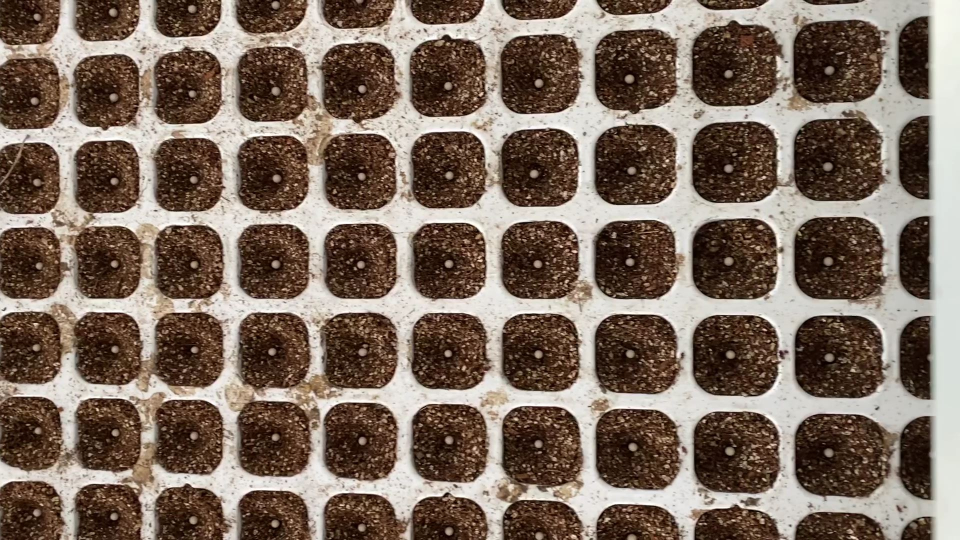
#> input picture images/example.jpg, 1920 x 1080 px (shown at 1/2 size)
$ python example.py
#> lines starting #> are read from the running program, lines starting #| are printed output that depends on the picture; after the words box and inside, x2 and y2 are one past the last pixel; in counts of white or black regions, pixels touching at a corner belong together
from scipy.spatial.distance import euclidean
from imutils import perspective
from imutils import contours
import numpy as np
import imutils
import cv2

# Function to show array of images (intermediate results)
def show_images(images):
    for i, img in enumerate(images):
        cv2.imshow("image_" + str(i), img)
    cv2.waitKey(0)
    cv2.destroyAllWindows()

# Use image path
img_path = "../images/example.jpg"

# Read image and preprocess
image = cv2.imread(img_path)
#> image is the input picture: shape (1080, 1920, 3); mean B, G, R 93.7, 106.2, 123.4

# gray
gray = cv2.cvtColor(image, cv2.COLOR_BGR2GRAY)
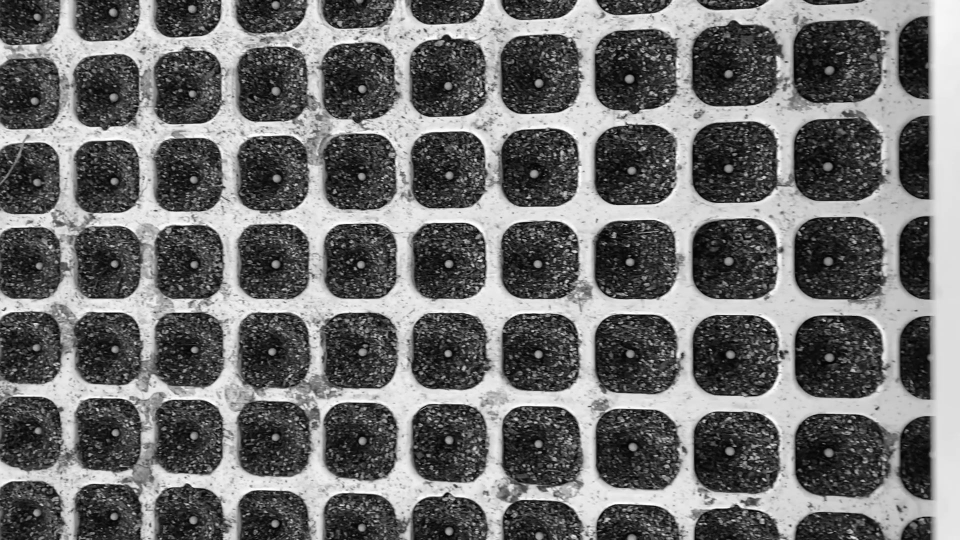
#> gray: shape (1080, 1920) (shown at 1/2 size); min 1, max 255, mean 109.9
show_images([gray])
#> the loop in show_images, `for i, img in enumerate(images):` made 1 pass

# create a CLAHE object (Arguments are optional).
clahe = cv2.createCLAHE(clipLimit=2.0, tileGridSize=(8,8))
claheApplied = clahe.apply(gray)
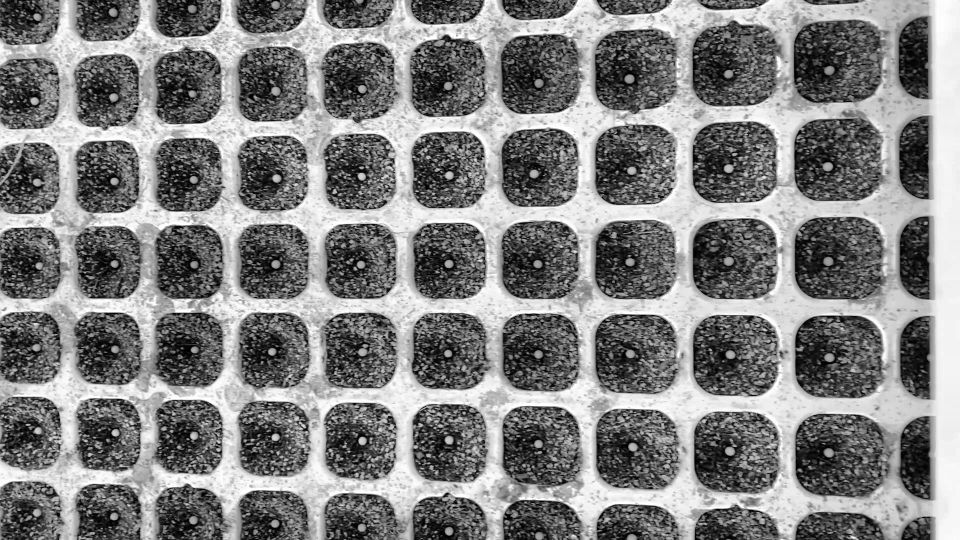
#> claheApplied: shape (1080, 1920) (shown at 1/2 size); min 0, max 255, mean 128.5
show_images([claheApplied])
#> the loop in show_images (call 2), `for i, img in enumerate(images):` made 1 pass

# equalizeHist
#equalizeHist = cv2.equalizeHist(gray)
#show_images([equalizeHist])

# blur
BLUR_SIZE = 25
blur = cv2.GaussianBlur(claheApplied, (BLUR_SIZE, BLUR_SIZE), 0)
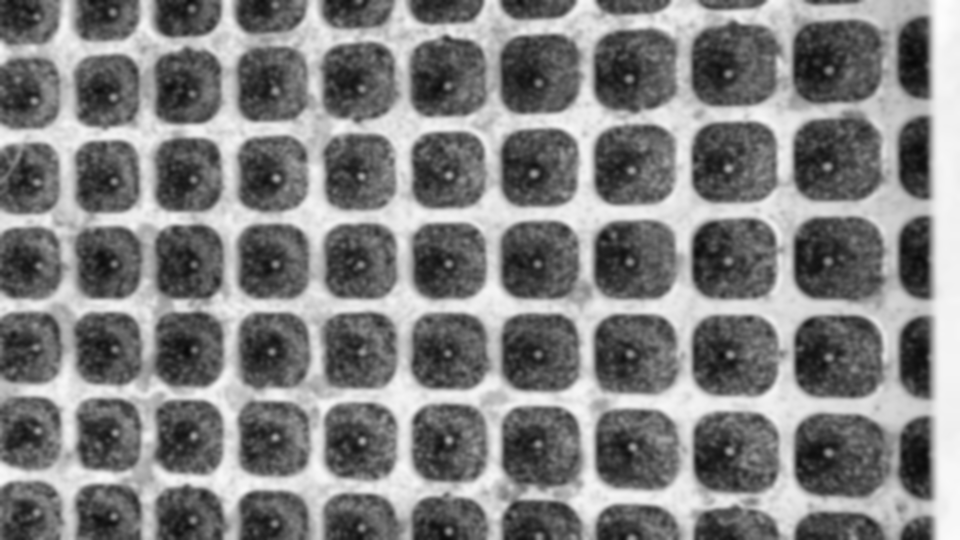
#> blur: shape (1080, 1920) (shown at 1/2 size); min 8, max 253, mean 128.5
show_images([blur])

# canny
CANNY_THRESHOLD_1 = 25
CANNY_THRESHOLD_2 = 50
canny = cv2.Canny(blur, CANNY_THRESHOLD_1, CANNY_THRESHOLD_2)
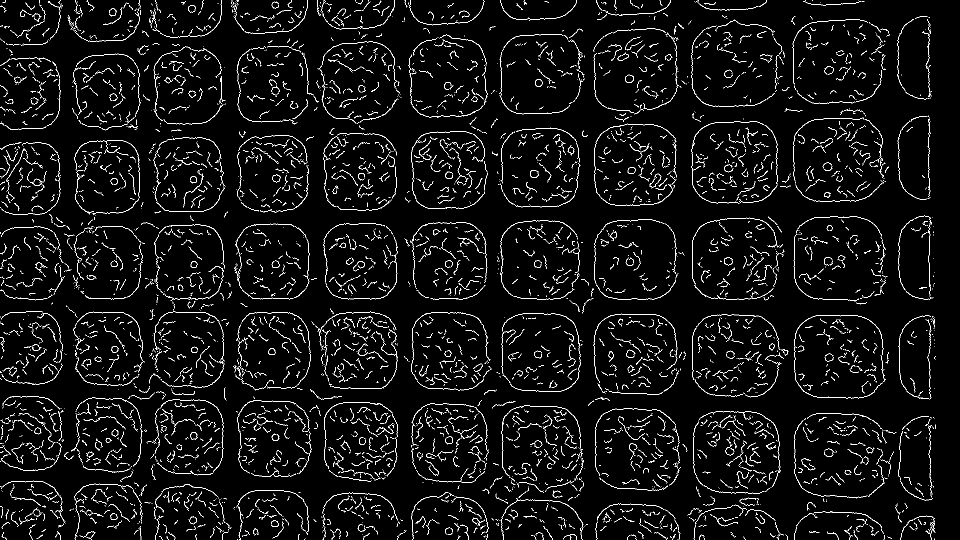
#> canny: shape (1080, 1920) (shown at 1/2 size); 4.2% white in thin lines or dots
show_images([canny])

# dilate
dilate = cv2.dilate(canny, None, iterations=5)
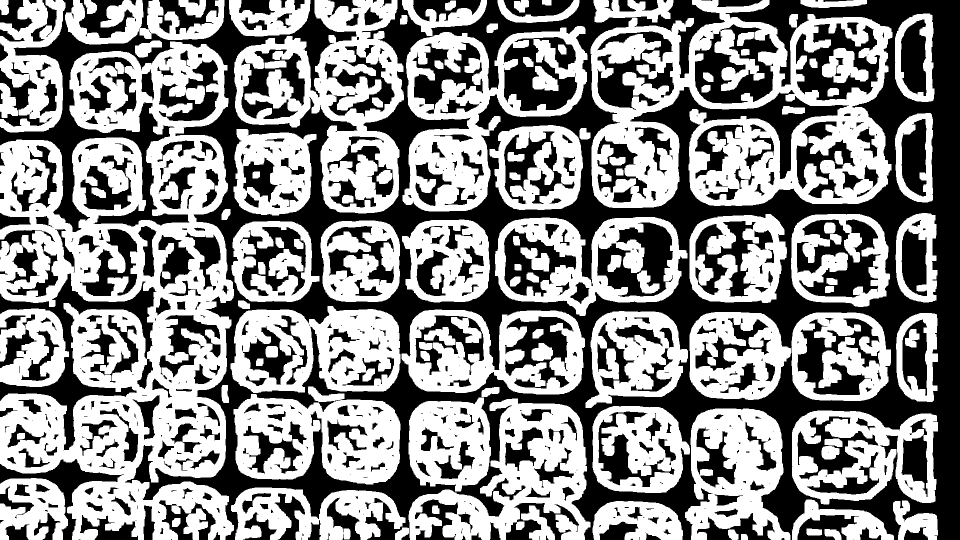
#> dilate: shape (1080, 1920) (shown at 1/2 size); 54.4% white; 713 black regions (275 under 20 px), largest, box (x1, y1, x2, y2) and area: (0, 0, 1920, 1080) 459249, (0, 547, 313, 901) 19944, (1594, 439, 1761, 595) 13117
show_images([dilate])

# erode
erode = cv2.erode(dilate, None, iterations=5)
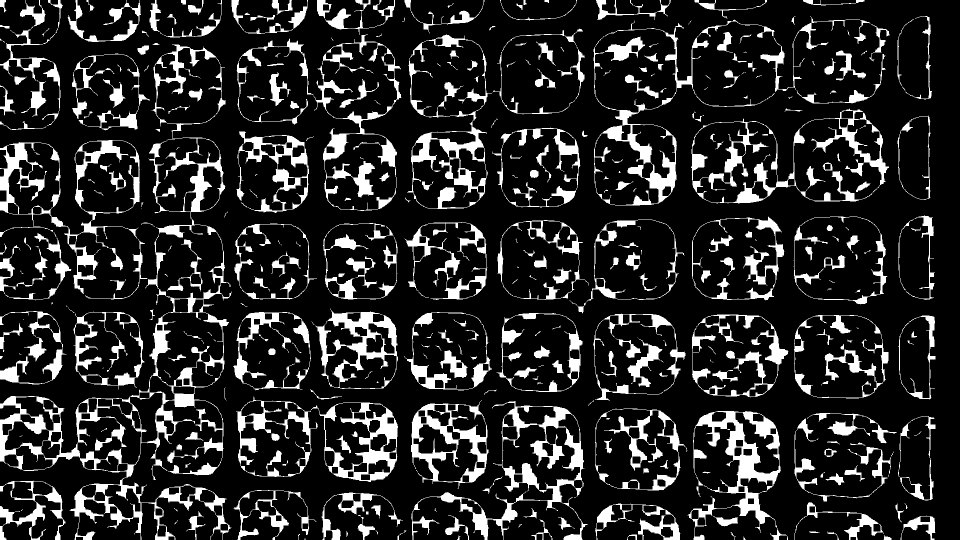
#> erode: shape (1080, 1920) (shown at 1/2 size); 16.1% white; 463 white regions (146 under 20 px)
show_images([erode])

# Find contours
cnts = cv2.findContours(erode.copy(), cv2.RETR_EXTERNAL, cv2.CHAIN_APPROX_SIMPLE)
#> cnts = 381 contours, 182 with area under 20; largest, box (x1, y1, x2, y2) and area: (0, 88, 463, 1080) 94248, (1382, 217, 1778, 407) 42869, (1588, 630, 1777, 797) 26856, (1188, 41, 1418, 411) 26102, (1384, 433, 1569, 601) 25744
cnts = imutils.grab_contours(cnts)

# Sort contours from left to right as leftmost contour is reference object
(cnts, _) = contours.sort_contours(cnts)

# Draw contours
cv2.drawContours(image, cnts, -1, (0,255,0), 3)
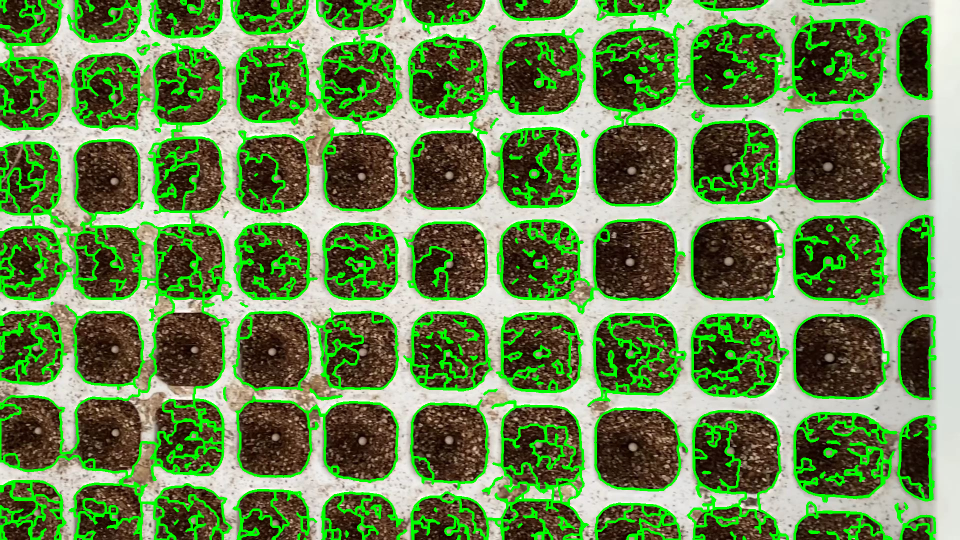
#> image: shape (1080, 1920, 3) (shown at 1/2 size); 17.27% of pixels changed, all inside (x1, y1, x2, y2) = (0, 0, 1873, 1080)
show_images([image])

# Draw remaining contours
for cnt in cnts:
    boundingRect = cv2.boundingRect(cnt)

    # Calculate area
    CONTOUR_AREA_MIN_THRESHOLD = 10000
    CONTOUR_AREA_MAX_THRESHOLD = 50000
    area = boundingRect[2] * boundingRect[3]
    if CONTOUR_AREA_MIN_THRESHOLD < area and area < CONTOUR_AREA_MAX_THRESHOLD:
        cv2.rectangle(image, boundingRect, (0, 0, 255), 2, -1, 0);

show_images([image])
